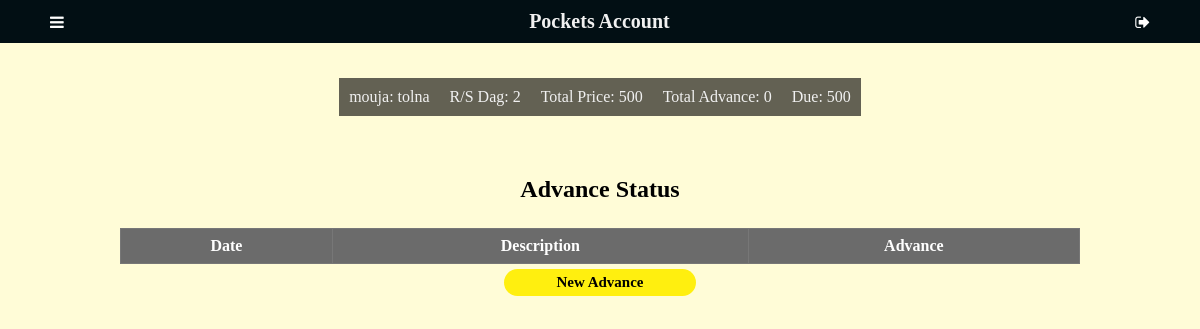
/advancepage/1/2 (signed in), run on an earlier commit of the app's database.
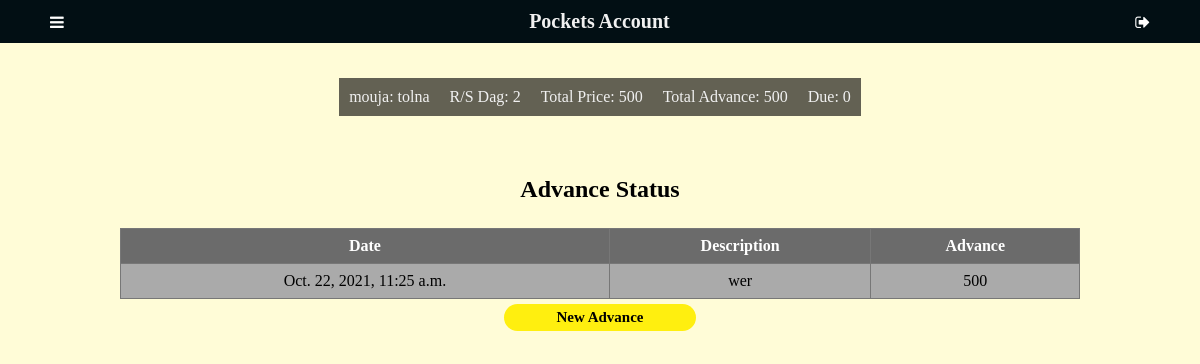
And on a later commit of the database.
### app/models.py (models this page shows)
class Advance(models.Model):
    land = models.ForeignKey(Land, on_delete=models.SET_NULL, blank=True, null=True)
    date = models.DateTimeField(auto_now_add=True)
    description = models.TextField(blank=True, null= True)
    advance = models.IntegerField(default=0, null=True, blank=True)

### app/views.py (the view)
# urls.py: path('advancepage/<int:id>/<int:landid>', views.advancepage, name='advancepage'),
@login_required(login_url='login')
def advancepage(request, id, landid):
    land = Land.objects.get(id=landid)
    advance = Advance.objects.filter(land=land)
    total = sum([a.advance for a in advance])
    balacnce = land.totalprice() - total
    advances = Advance.objects.filter(land_id=landid)
    return render(request, "app/advancepage.html",{
        "land":land,
        "total":total,
        "balacnce":balacnce,
        "advances": advances,
        "id":id,
    })

### app/models.py (called while the page is built)
    def totalprice(self):
        return self.perDprice * self.landQTY

### app/templates/app/advancepage.html (shortened to what this page needs)
{% extends "app/layout.html" %}
{% block body %}
<main>
    <div class="profile">
        <div class="card">mouja: {{ land.mouja }}</div>
        <div class="card">R/S Dag: {{ land.rsdag }}</div>
        <div class="card">Total Price: {{ land.totalprice }}</div>
        <div class="card">Total Advance: {{ total }}</div>
        <div class="card">Due: {{ balacnce }}</div>
    </div>
    <div class="tablecontainer">
        <h2>Advance Status</h2>
        <table>
            <tr>
                <th>Date</th>
                <th class="ralign">Description</th>
                <th class="ralign">Advance</th>
            </tr>
            {% for a in advances %}
            <tr>
                <td>{{ a.date }}</td>
                <td>{{ a.description }}</td>
                <td>{{ a.advance }}</td>
            </tr>
            {% endfor %}
        </table>
        <button class="ad" onclick="ModalFunc(loanbtn)" id="loanbtn">New Advance</button>
    </div>
</main>
{% endblock %}

What changed in the data, as far as the page shows it:
added Advance: date "Oct. 22, 2021, 11:25 a.m.", description "wer", advance "500"
Also different on the page:
{{ total }}: "0" → "500"
{{ balacnce }}: "500" → "0"
